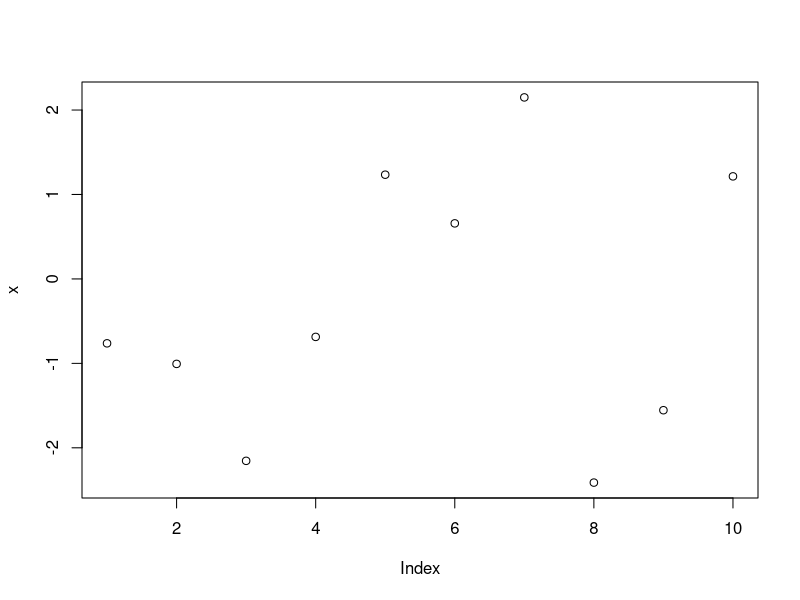

Reproduce this figure in R.
## ---- chunk 1
knitr::opts_chunk$set(cache.path=".cache/")
knitr::opts_chunk$set(fig.path = ".figures/")
knitr::opts_knit$set(root.dir = '../..')
## ---- chunk 2
x <- rnorm(10)
plot(x)
